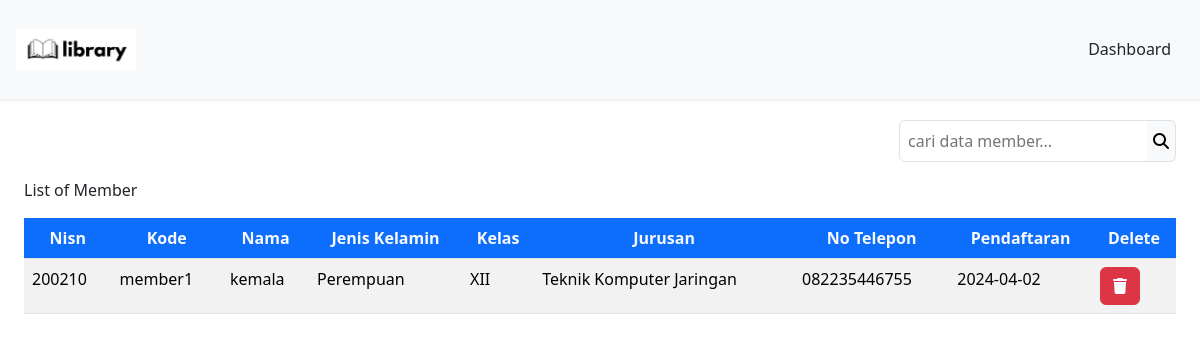
The page /DashboardAdmin/member/member.php (signed in) on the database its author committed.
### tables this page shows
CREATE TABLE `member` (
  `nisn` int(11) NOT NULL,
  `kode_member` varchar(12) NOT NULL,
  `nama` varchar(255) NOT NULL,
  `password` varchar(255) NOT NULL,
  `jenis_kelamin` varchar(20) NOT NULL,
  `kelas` varchar(5) NOT NULL,
  `jurusan` varchar(50) NOT NULL,
  `no_tlp` varchar(15) NOT NULL,
  `tgl_pendaftaran` date NOT NULL
);

### config/config.php (called while the page is built, shortened)
<?php
$host = "127.0.0.1";
$username = "root";
$password = "";
$database_name = "perpustakaan";
$connection = mysqli_connect($host, $username, $password, $database_name);
function queryReadData($dataKategori) {
  global $connection;
  $result = mysqli_query($connection, $dataKategori);
  $items = [];
  while($item = mysqli_fetch_assoc($result)) {
    $items[] = $item;
  }
  return $items;
}
?>

### DashboardAdmin/member/member.php (the view, shortened to what this page needs)
<?php
require "../../config/config.php";
$member = queryReadData("SELECT * FROM member");
?>
<!DOCTYPE html>
<html lang="en">
  <head>
    <link href="https://cdn.jsdelivr.net/npm/bootstrap@5.3.2/dist/css/bootstrap.min.css" rel="stylesheet">
  </head>
  <body>
    <nav class="navbar fixed-top bg-body-tertiary shadow-sm">
      <div class="container-fluid p-3">
        <a class="navbar-brand" href="#">
          <img src="../../Librarylogo.png" alt="logo" width="120px">
        </a>
        <a class="btn btn-tertiary" href="../dashboardAdmin.php">Dashboard</a>
      </div>
    </nav>
    <div class="p-4 mt-5">
     <form action="" method="post" class="mt-5">
       <div class="input-group d-flex justify-content-end mb-3">
         <input class="border p-2 rounded rounded-end-0 bg-tertiary" type="text" name="keyword" id="keyword" placeholder="cari data member...">
         <button class="border border-start-0 bg-light rounded rounded-start-0" type="submit" name="search"><i class="fa-solid fa-magnifying-glass"></i></button>
       </div>
      </form>
      <caption>List of Member</caption>
      <div class="table-responsive mt-3">
        <table class="table table-striped table-hover">
        <thead class="text-center">
          <tr>
            <th class="bg-primary text-light">Nisn</th>
            <th class="bg-primary text-light">Kode</th>
            <th class="bg-primary text-light">Nama</th>
            <th class="bg-primary text-light">Jenis Kelamin</th>
            <th class="bg-primary text-light">Kelas</th>
            <th class="bg-primary text-light">Jurusan</th>
            <th class="bg-primary text-light">No Telepon</th>
            <th class="bg-primary text-light">Pendaftaran</th>
            <th class="bg-primary text-light">Delete</th>
          </tr>
        </thead>
      <?php foreach($member as $item) : ?>
      <tr>
        <td><?=$item["nisn"];?></td>
        <td><?=$item["kode_member"];?></td>
        <td><?=$item["nama"];?></td>
        <td><?=$item["jenis_kelamin"];?></td>
        <td><?=$item["kelas"];?></td>
        <td><?=$item["jurusan"];?></td>
        <td><?=$item["no_tlp"];?></td>
        <td><?=$item["tgl_pendaftaran"];?></td>
        <td>
          <div class="action">
             <a href="deleteMember.php?id=<?= $item["nisn"]; ?>" class="btn btn-danger" onclick="return confirm('Yakin ingin menghapus data member ?');"><i class="fa-solid fa-trash"></i></a>
           </div>
        </td>
       </tr>
      <?php endforeach;?>
    </table>
    </div>
  </div>
  </body>
</html>

### rows shown on the page
member: nisn "200210", kode_member "member1", nama "kemala", jenis_kelamin "Perempuan", kelas "XII", jurusan "Teknik Komputer Jaringan", no_tlp "082235446755", tgl_pendaftaran "2024-04-02"
